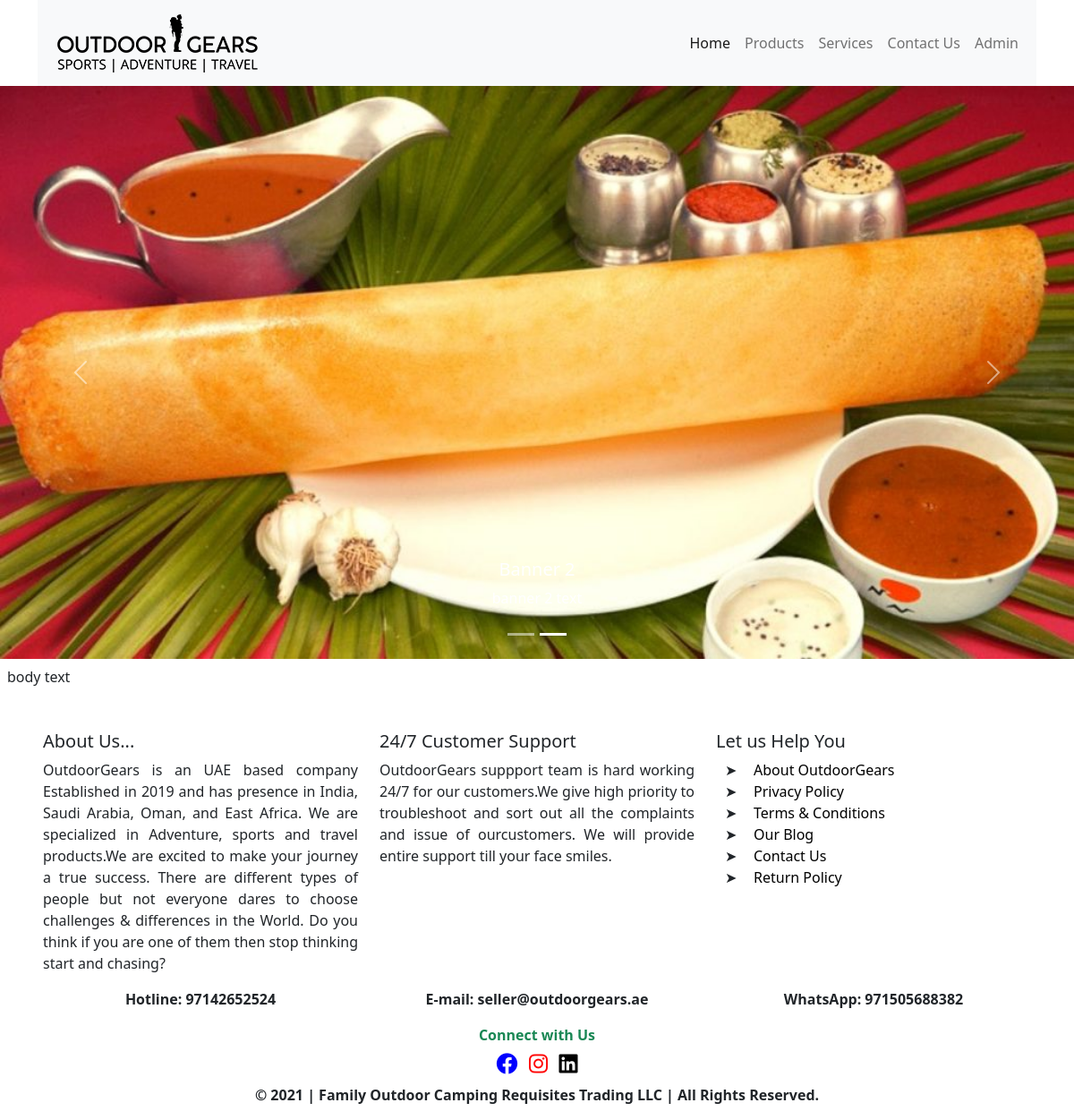
The page / on the database its author committed.
### tables this page shows
CREATE TABLE `body` (
  `id` int(11) NOT NULL,
  `nav_img` varchar(255) DEFAULT NULL,
  `about_us` text DEFAULT NULL,
  `customer_support` text DEFAULT NULL,
  `hot_line` varchar(255) DEFAULT NULL,
  `e_mail` varchar(255) DEFAULT NULL,
  `whatsapp` varchar(255) DEFAULT NULL,
  `facebook_link` varchar(255) DEFAULT NULL,
  `insta_link` varchar(255) DEFAULT NULL,
  `linked_link` varchar(255) DEFAULT NULL,
  `footer_copyright` varchar(255) DEFAULT NULL,
  `body_text` text DEFAULT NULL
);

CREATE TABLE `banners` (
  `id` int(11) NOT NULL,
  `header` varchar(255) DEFAULT NULL,
  `banner_text` varchar(255) DEFAULT NULL,
  `banner_img` varchar(255) DEFAULT NULL
);

### src/Database/Db.php (called while the page is built, shortened)
<?php
class Db
{
    public static $dbHost = "localhost";
    public static $dbUser = "root";
    public static $dbPass = "";
    public static $dbName = "outdoortest";
    public static function connect(){
        try {
            $conn = new PDO("mysql:host=".SELF::$dbHost.";dbname=".SELF::$dbName."", SELF::$dbUser, SELF::$dbPass);
            $conn->setAttribute(PDO::ATTR_ERRMODE, PDO::ERRMODE_EXCEPTION);
            return $conn;
        }
        catch(PDOException $e)
        {
            echo "Connection failed: " . $e->getMessage();
        }
    }
}

### src/body/body.php (called while the page is built, shortened)
<?php
    class Body{
        public $conn = null;
        public function __construct(){
            $this->conn = Db::connect();
        }
        public function fetchabody(){
            $sql = "SELECT * FROM `body` WHERE id = :id";
            $statement = $this->conn->prepare($sql);
            $statement->bindValue(':id', 1);
            $result = $statement->execute();
            $body = $statement->fetch();
            return $body;
        }
    }

### src/front/front.php (called while the page is built, shortened)
<?php
    class Front{
        public $conn = null;
        public function __construct(){
            $this->conn = Db::connect();
        }
        public function getallbanners(){
            $sql = "SELECT * FROM `banners`";
            $statement = $this->conn->prepare($sql);
            $result = $statement->execute();
            $banners = $statement->fetchAll();
            return $banners;
        }
    }

### index.php (the view, shortened to what this page needs)
<?php
    $front = new Front();
    $banners = $front->getallbanners();
    $body = new Body;
    $g_data = $body->fetchabody();
?>
<!doctype html>
<html lang="en">
  <head>
    <link href="https://cdn.jsdelivr.net/npm/bootstrap@5.0.2/dist/css/bootstrap.min.css" rel="stylesheet">
    <link rel="stylesheet" href="https://cdnjs.cloudflare.com/ajax/libs/font-awesome/6.1.1/css/all.min.css" />
    <link rel="stylesheet" href="css/style.css">
  </head>
  <body>
    <div class="container">
        <nav class="navbar navbar-expand-lg navbar-light bg-light">
          <div class="container-fluid">
            <a class="navbar-brand" href="index.php">
                <img src="<?=Utility::ImageFolder . $g_data['nav_img']?>" alt="">
            </a>
            <div class="collapse navbar-collapse" id="navbarSupportedContent">
              <ul class="navbar-nav ms-auto mb-2 mb-lg-0">
                <li class="nav-item">
                  <a class="nav-link active" aria-current="page" href="#">Home</a>
                </li>
                <li class="nav-item">
                  <a class="nav-link" href="#">Products</a>
                </li>
                <li class="nav-item">
                  <a class="nav-link" href="#">Services</a>
                </li>
                <li class="nav-item">
                  <a class="nav-link" href="#">Contact Us</a>
                </li>
                <li class="nav-item">
                    <a class="nav-link" href="<?=Utility::AdminWebView;?>index.php">Admin</a>
                </li>
              </ul>
            </div>
          </div>
        </nav>
    </div>
    <div class="container-fluid m-0 p-0">
        <div id="carouselExampleCaptions" class="carousel slide" data-bs-ride="carousel">
          <div class="carousel-indicators">
            <?php
                $i = 0;
                foreach($banners as $banner): ?>
                    <button type="button" data-bs-target="#carouselExampleCaptions" data-bs-slide-to="<?=$i;?>" class="<?php if($i == 1) echo 'active'; ?>" aria-current="<?php if($i == 1) echo 'true'; ?>" aria-label="Slide <?=$i;?>"></button>
                <?php
                    $i++;
                    endforeach;
                ?>
          </div>
          <div class="carousel-inner">
            <?php
                $i = 0;
                foreach($banners as $banner):
            ?>
            <div class="carousel-item <?php if($i == 1){echo 'active';} ?>">
              <img src="<?=Utility::BannersFolder. $banner['banner_img']?>" class="d-block w-100" alt="<?=$banner['banner_img']?>">
              <div class="carousel-caption d-none d-md-block">
                <h5><?=$banner['header']?></h5>
                <p><?=$banner['banner_text']?></p>
              </div>
            </div>
            <?php
                $i++;
                endforeach;
            ?>
          </div>
          <button class="carousel-control-prev" type="button" data-bs-target="#carouselExampleCaptions" data-bs-slide="prev">
            <span class="carousel-control-prev-icon" aria-hidden="true"></span>
          </button>
          <button class="carousel-control-next" type="button" data-bs-target="#carouselExampleCaptions" data-bs-slide="next">
            <span class="carousel-control-next-icon" aria-hidden="true"></span>
          </button>
        </div>
        <div class="m-2">
            <?=$g_data['body_text'];?>
        </div>
        <footer class="footer px-5 mt-5">
            <div class="row text-center">
                <div class="col-md-4">
                    <h5 style="text-align: left !important;">About Us...</h5>
                    <p class="mt-2" style="text-align: justify;"><?=$g_data['about_us']?></p>
                </div>
                <div class="col-md-4">
                    <h5 style="text-align: left !important;">24/7 Customer Support</h5>
                    <p class="mt-2" style="text-align: justify;"><?=$g_data['customer_support']?></p>
                </div>
                <div class="col-md-4">
                    <h5 style="text-align: left !important;">Let us Help You</h5>
                    <ul style="margin-left: 10px !important; text-align: left !important;">
                        <li><a href="#">About OutdoorGears</a></li>
                        <li><a href="#">Privacy Policy</a></li>
                        <li><a href="#">Terms & Conditions</a></li>
                        <li><a href="#">Our Blog</a></li>
                        <li><a href="#">Contact Us</a></li>
                        <li><a href="#">Return Policy</a></li>
                    </ul>
                </div>
            </div>
            <div class="row text-center">
                <div class="col-sm-4">
                    <p class="fw-bold">Hotline: <?=$g_data['hot_line']?></p>
                </div>
                <div class="col-sm-4">
                    <p class="fw-bold">E-mail: <?=$g_data['e_mail']?></p>
                </div>
                <div class="col-sm-4">
                    <p class="fw-bold">WhatsApp: <?=$g_data['whatsapp']?></p>
                </div>
            </div>
            <div class="row">
                <div class="col-3"></div>
                <div class="col-6 text-center">
                    <span class="text-center fw-bold text-success">Connect with Us</span><br>
                    <div class="mt-2">
                        <a href="<?=$g_data['facebook_link']?>"><i class="fab fa-facebook" style="font-size: 1.5rem; color: blue;"></i></a>&nbsp;&nbsp;
                        <a href="<?=$g_data['insta_link']?>"><i class="fab fa-instagram" style="font-size: 1.5rem; color: red;"></i></a>&nbsp;&nbsp;
                        <a href="<?=$g_data['linked_link']?>"><i class="fab fa-linkedin" style="font-size: 1.5rem; color: black;"></i></a>
                    </div>
                </div>
                <div class="col-3"></div>
            </div>
            <p class="text-center fw-bold mt-2"><?=$g_data['footer_copyright'];?></p>
        </footer>
    </div>
  </body>
</html>

### css/style.css (style rules this page uses)
.carousel-inner > .carousel-item > img { min-height: 80vh; max-height: 80vh; }
.footer ul { position: relative; list-style: none; }
.footer ul li::before { content: '\27A4'; position: absolute; left: 0; }
.footer ul li a { text-decoration: none; color: black; }

### rows shown on the page
body: nav_img (picture), body_text "body text", about_us "OutdoorGears is an UAE based company Established in 2019 and has presence in India, Saudi Arabia, Oman, and East Africa. We are specialized in Adventure, sports and travel products.We are excited to make your journey a true success. There are different types of people but not everyone dares to choose challenges & differences in the World. Do you think if you are one of them then stop thinking start and chasing?", customer_support "OutdoorGears suppport team is hard working 24/7 for our customers.We give high priority to troubleshoot and sort out all the complaints and issue of ourcustomers. We will provide entire support till your face smiles.", hot_line "97142652524", e_mail "seller@outdoorgears.ae", whatsapp "971505688382", footer_copyright "© 2021 | Family Outdoor Camping Requisites Trading LLC | All Rights Reserved."
banners: banner_img (picture), banner_text "banner 2 text"
